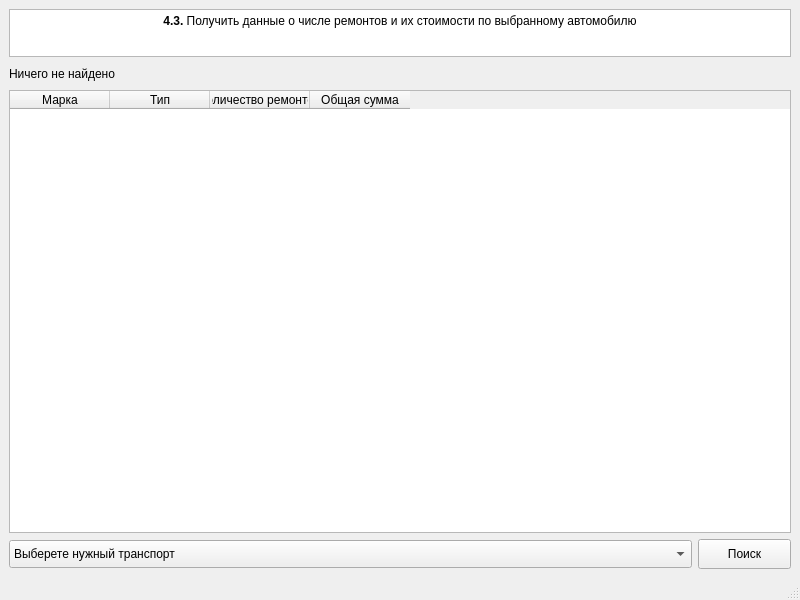
<?xml version="1.0" encoding="UTF-8"?>
<ui version="4.0">
 <class>MainWindow</class>
 <widget class="QMainWindow" name="MainWindow">
  <property name="windowModality">
   <enum>Qt::NonModal</enum>
  </property>
  <property name="geometry">
   <rect>
    <x>0</x>
    <y>0</y>
    <width>800</width>
    <height>600</height>
   </rect>
  </property>
  <property name="minimumSize">
   <size>
    <width>0</width>
    <height>0</height>
   </size>
  </property>
  <property name="maximumSize">
   <size>
    <width>16777215</width>
    <height>16777210</height>
   </size>
  </property>
  <property name="windowTitle">
   <string>Запрос 4.3</string>
  </property>
  <widget class="QWidget" name="centralwidget">
   <layout class="QVBoxLayout" name="verticalLayout_3">
    <item>
     <layout class="QVBoxLayout" name="verticalLayout">
      <item>
       <widget class="QTextBrowser" name="textBrowser">
        <property name="enabled">
         <bool>true</bool>
        </property>
        <property name="maximumSize">
         <size>
          <width>16777215</width>
          <height>48</height>
         </size>
        </property>
        <property name="html">
         <string>&lt;!DOCTYPE HTML PUBLIC &quot;-//W3C//DTD HTML 4.0//EN&quot; &quot;http://www.w3.org/TR/REC-html40/strict.dtd&quot;&gt;
&lt;html&gt;&lt;head&gt;&lt;meta name=&quot;qrichtext&quot; content=&quot;1&quot; /&gt;&lt;style type=&quot;text/css&quot;&gt;
p, li { white-space: pre-wrap; }
&lt;/style&gt;&lt;/head&gt;&lt;body style=&quot; font-family:'MS Shell Dlg 2'; font-size:7.8pt; font-weight:400; font-style:normal;&quot;&gt;
&lt;p align=&quot;center&quot; style=&quot; margin-top:0px; margin-bottom:0px; margin-left:0px; margin-right:0px; -qt-block-indent:0; text-indent:0px;&quot;&gt;&lt;span style=&quot; font-size:9pt; font-weight:600;&quot;&gt;4.3.&lt;/span&gt;&lt;span style=&quot; font-size:9pt;&quot;&gt; Получить данные о числе ремонтов и их стоимости по выбранному автомобилю&lt;/span&gt;&lt;/p&gt;&lt;/body&gt;&lt;/html&gt;</string>
        </property>
       </widget>
      </item>
      <item>
       <widget class="QLabel" name="label">
        <property name="maximumSize">
         <size>
          <width>16777215</width>
          <height>21</height>
         </size>
        </property>
        <property name="font">
         <font>
          <pointsize>9</pointsize>
         </font>
        </property>
        <property name="text">
         <string>Ничего не найдено</string>
        </property>
       </widget>
      </item>
     </layout>
    </item>
    <item>
     <layout class="QVBoxLayout" name="verticalLayout_2">
      <item>
       <widget class="QTableWidget" name="tableWidget">
        <property name="showGrid">
         <bool>true</bool>
        </property>
        <property name="gridStyle">
         <enum>Qt::SolidLine</enum>
        </property>
        <property name="sortingEnabled">
         <bool>false</bool>
        </property>
        <property name="wordWrap">
         <bool>true</bool>
        </property>
        <property name="cornerButtonEnabled">
         <bool>false</bool>
        </property>
        <property name="rowCount">
         <number>0</number>
        </property>
        <property name="columnCount">
         <number>4</number>
        </property>
        <column>
         <property name="text">
          <string>Марка</string>
         </property>
         <property name="font">
          <font>
           <family>MS Shell Dlg 2</family>
           <pointsize>9</pointsize>
          </font>
         </property>
        </column>
        <column>
         <property name="text">
          <string>Тип</string>
         </property>
         <property name="font">
          <font>
           <family>MS Shell Dlg 2</family>
           <pointsize>9</pointsize>
          </font>
         </property>
        </column>
        <column>
         <property name="text">
          <string>Количество ремонтов</string>
         </property>
         <property name="font">
          <font>
           <family>MS Shell Dlg 2</family>
           <pointsize>9</pointsize>
          </font>
         </property>
        </column>
        <column>
         <property name="text">
          <string>Общая сумма</string>
         </property>
         <property name="font">
          <font>
           <family>MS Shell Dlg 2</family>
           <pointsize>9</pointsize>
          </font>
         </property>
        </column>
       </widget>
      </item>
      <item>
       <layout class="QHBoxLayout" name="horizontalLayout">
        <item>
         <widget class="QComboBox" name="comboBox">
          <property name="maximumSize">
           <size>
            <width>16777215</width>
            <height>28</height>
           </size>
          </property>
          <property name="font">
           <font>
            <pointsize>9</pointsize>
           </font>
          </property>
          <item>
           <property name="text">
            <string>Выберете нужный транспорт</string>
           </property>
          </item>
         </widget>
        </item>
        <item>
         <widget class="QPushButton" name="pushButton">
          <property name="enabled">
           <bool>true</bool>
          </property>
          <property name="minimumSize">
           <size>
            <width>0</width>
            <height>30</height>
           </size>
          </property>
          <property name="maximumSize">
           <size>
            <width>93</width>
            <height>16777215</height>
           </size>
          </property>
          <property name="font">
           <font>
            <pointsize>9</pointsize>
           </font>
          </property>
          <property name="text">
           <string>Поиск</string>
          </property>
         </widget>
        </item>
       </layout>
      </item>
     </layout>
    </item>
   </layout>
  </widget>
  <widget class="QStatusBar" name="statusbar"/>
 </widget>
 <resources/>
 <connections/>
</ui>
